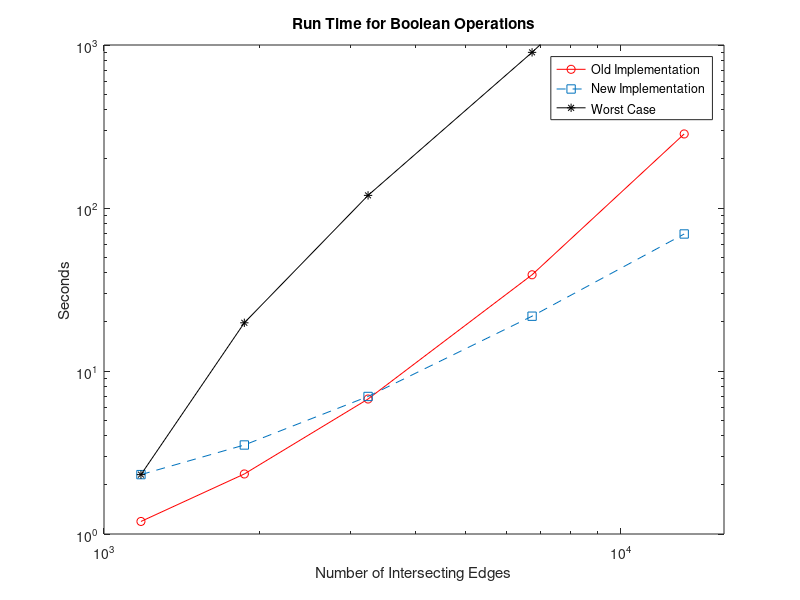

Reproduce this figure in MATLAB.
clear all
close all
clc

lambdaratio = 2;
deltaratio = 4;

OLD = [1.194 2.335 6.733 38.934 284.667];
    
NEW = [2.314 3.516 6.979 21.688 69.285];

INTERCELLS = [1179 1869 3244 6738 13272];

WORSTCASE = [2.314 2.314*(INTERCELLS(2)/INTERCELLS(1))*(lambdaratio^2+log(deltaratio^1)) 2.314*(INTERCELLS(3)/INTERCELLS(1))*((lambdaratio^2)^2+log(deltaratio^2)) 2.314*(INTERCELLS(4)/INTERCELLS(1))*((lambdaratio^3)^2+log(deltaratio^3)) 2.314*(INTERCELLS(5)/INTERCELLS(1))*((lambdaratio^4)^2+log(deltaratio^4))];

loglog(INTERCELLS,OLD,'-or');
title('Run Time for Boolean Operations')
xlabel('Number of Intersecting Edges')
ylabel('Seconds')
axis([10^3 10^4.2 1 10^3])
p1 = polyfit(log(INTERCELLS),log(OLD),1)
hold on
loglog(INTERCELLS,NEW, '--s')
p2 = polyfit(log(INTERCELLS),log(NEW),1)
p3 = polyfit(log(INTERCELLS),log(WORSTCASE),1)
loglog(INTERCELLS,WORSTCASE, '-*','color','black')
legend('Old Implementation','New Implementation','Worst Case')

